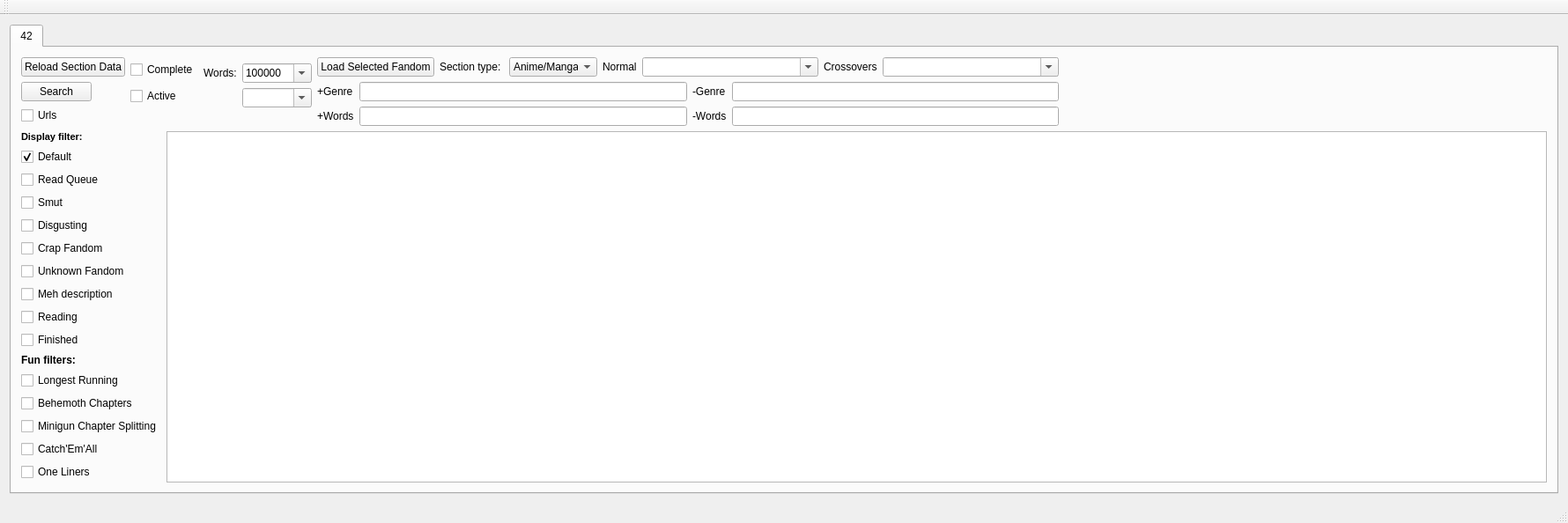
<?xml version="1.0" encoding="UTF-8"?>
<ui version="4.0">
 <class>MainWindow</class>
 <widget class="QMainWindow" name="MainWindow">
  <property name="geometry">
   <rect>
    <x>0</x>
    <y>0</y>
    <width>1780</width>
    <height>556</height>
   </rect>
  </property>
  <property name="windowTitle">
   <string>MainWindow</string>
  </property>
  <widget class="QWidget" name="centralWidget">
   <layout class="QGridLayout" name="gridLayout">
    <item row="0" column="0">
     <widget class="QTabWidget" name="tabWidget">
      <property name="currentIndex">
       <number>0</number>
      </property>
      <widget class="QWidget" name="tab_2">
       <attribute name="title">
        <string>42</string>
       </attribute>
       <layout class="QGridLayout" name="gridLayout_4">
        <item row="0" column="0">
         <layout class="QHBoxLayout" name="horizontalLayout_2">
          <property name="sizeConstraint">
           <enum>QLayout::SetFixedSize</enum>
          </property>
          <item>
           <layout class="QVBoxLayout" name="verticalLayout_2">
            <item>
             <widget class="QPushButton" name="pbInit">
              <property name="sizePolicy">
               <sizepolicy hsizetype="Minimum" vsizetype="Maximum">
                <horstretch>0</horstretch>
                <verstretch>0</verstretch>
               </sizepolicy>
              </property>
              <property name="text">
               <string>Reload Section Data</string>
              </property>
             </widget>
            </item>
            <item>
             <widget class="QPushButton" name="pbLoadDatabase">
              <property name="sizePolicy">
               <sizepolicy hsizetype="Maximum" vsizetype="Maximum">
                <horstretch>0</horstretch>
                <verstretch>0</verstretch>
               </sizepolicy>
              </property>
              <property name="text">
               <string>Search</string>
              </property>
             </widget>
            </item>
            <item>
             <widget class="QCheckBox" name="chkUrls">
              <property name="sizePolicy">
               <sizepolicy hsizetype="Minimum" vsizetype="Maximum">
                <horstretch>0</horstretch>
                <verstretch>0</verstretch>
               </sizepolicy>
              </property>
              <property name="text">
               <string>Urls</string>
              </property>
             </widget>
            </item>
           </layout>
          </item>
          <item>
           <layout class="QVBoxLayout" name="verticalLayout_3">
            <item>
             <widget class="QCheckBox" name="chkComplete">
              <property name="sizePolicy">
               <sizepolicy hsizetype="Minimum" vsizetype="Maximum">
                <horstretch>0</horstretch>
                <verstretch>0</verstretch>
               </sizepolicy>
              </property>
              <property name="text">
               <string>Complete</string>
              </property>
             </widget>
            </item>
            <item>
             <widget class="QCheckBox" name="chkActive">
              <property name="sizePolicy">
               <sizepolicy hsizetype="Minimum" vsizetype="Maximum">
                <horstretch>0</horstretch>
                <verstretch>0</verstretch>
               </sizepolicy>
              </property>
              <property name="text">
               <string>Active</string>
              </property>
             </widget>
            </item>
            <item>
             <spacer name="verticalSpacer_3">
              <property name="orientation">
               <enum>Qt::Vertical</enum>
              </property>
              <property name="sizeType">
               <enum>QSizePolicy::Fixed</enum>
              </property>
              <property name="sizeHint" stdset="0">
               <size>
                <width>20</width>
                <height>18</height>
               </size>
              </property>
             </spacer>
            </item>
           </layout>
          </item>
          <item>
           <layout class="QVBoxLayout" name="verticalLayout_4">
            <item>
             <layout class="QGridLayout" name="gridLayout_5">
              <item row="0" column="0">
               <widget class="QLabel" name="label_3">
                <property name="sizePolicy">
                 <sizepolicy hsizetype="Maximum" vsizetype="Maximum">
                  <horstretch>0</horstretch>
                  <verstretch>0</verstretch>
                 </sizepolicy>
                </property>
                <property name="text">
                 <string>Words:</string>
                </property>
               </widget>
              </item>
              <item row="0" column="1">
               <widget class="QComboBox" name="cbMinWordCount">
                <property name="sizePolicy">
                 <sizepolicy hsizetype="Preferred" vsizetype="Maximum">
                  <horstretch>0</horstretch>
                  <verstretch>0</verstretch>
                 </sizepolicy>
                </property>
                <property name="editable">
                 <bool>true</bool>
                </property>
                <item>
                 <property name="text">
                  <string>100000</string>
                 </property>
                </item>
                <item>
                 <property name="text">
                  <string>300000</string>
                 </property>
                </item>
                <item>
                 <property name="text">
                  <string>700000</string>
                 </property>
                </item>
               </widget>
              </item>
              <item row="1" column="1">
               <widget class="QComboBox" name="cbMaxWordCount">
                <property name="sizePolicy">
                 <sizepolicy hsizetype="Preferred" vsizetype="Maximum">
                  <horstretch>0</horstretch>
                  <verstretch>0</verstretch>
                 </sizepolicy>
                </property>
                <property name="editable">
                 <bool>true</bool>
                </property>
                <item>
                 <property name="text">
                  <string/>
                 </property>
                </item>
                <item>
                 <property name="text">
                  <string>1000000</string>
                 </property>
                </item>
                <item>
                 <property name="text">
                  <string>300000</string>
                 </property>
                </item>
                <item>
                 <property name="text">
                  <string>700000</string>
                 </property>
                </item>
               </widget>
              </item>
             </layout>
            </item>
            <item>
             <spacer name="verticalSpacer_4">
              <property name="orientation">
               <enum>Qt::Vertical</enum>
              </property>
              <property name="sizeType">
               <enum>QSizePolicy::Fixed</enum>
              </property>
              <property name="sizeHint" stdset="0">
               <size>
                <width>20</width>
                <height>13</height>
               </size>
              </property>
             </spacer>
            </item>
           </layout>
          </item>
          <item>
           <layout class="QGridLayout" name="gridLayout_3">
            <item row="0" column="0">
             <layout class="QHBoxLayout" name="horizontalLayout">
              <item>
               <widget class="QPushButton" name="pbCrawl">
                <property name="sizePolicy">
                 <sizepolicy hsizetype="Maximum" vsizetype="Maximum">
                  <horstretch>0</horstretch>
                  <verstretch>0</verstretch>
                 </sizepolicy>
                </property>
                <property name="text">
                 <string>Load Selected Fandom</string>
                </property>
               </widget>
              </item>
              <item>
               <widget class="QLabel" name="label">
                <property name="sizePolicy">
                 <sizepolicy hsizetype="Preferred" vsizetype="Maximum">
                  <horstretch>0</horstretch>
                  <verstretch>0</verstretch>
                 </sizepolicy>
                </property>
                <property name="text">
                 <string>Section type: </string>
                </property>
               </widget>
              </item>
              <item>
               <widget class="QComboBox" name="cbSectionTypes">
                <property name="sizePolicy">
                 <sizepolicy hsizetype="Preferred" vsizetype="Maximum">
                  <horstretch>0</horstretch>
                  <verstretch>0</verstretch>
                 </sizepolicy>
                </property>
                <property name="minimumSize">
                 <size>
                  <width>100</width>
                  <height>0</height>
                 </size>
                </property>
                <item>
                 <property name="text">
                  <string>Anime/Manga</string>
                 </property>
                </item>
                <item>
                 <property name="text">
                  <string>Book</string>
                 </property>
                </item>
                <item>
                 <property name="text">
                  <string>Cartoon</string>
                 </property>
                </item>
                <item>
                 <property name="text">
                  <string>Comics</string>
                 </property>
                </item>
                <item>
                 <property name="text">
                  <string>Games</string>
                 </property>
                </item>
                <item>
                 <property name="text">
                  <string>Misc</string>
                 </property>
                </item>
                <item>
                 <property name="text">
                  <string>Movies</string>
                 </property>
                </item>
                <item>
                 <property name="text">
                  <string>Plays/Musicals</string>
                 </property>
                </item>
                <item>
                 <property name="text">
                  <string>TV Shows</string>
                 </property>
                </item>
               </widget>
              </item>
              <item>
               <widget class="QLabel" name="label_2">
                <property name="sizePolicy">
                 <sizepolicy hsizetype="Preferred" vsizetype="Maximum">
                  <horstretch>0</horstretch>
                  <verstretch>0</verstretch>
                 </sizepolicy>
                </property>
                <property name="text">
                 <string>Normal</string>
                </property>
               </widget>
              </item>
              <item>
               <widget class="QComboBox" name="cbNormals">
                <property name="sizePolicy">
                 <sizepolicy hsizetype="Maximum" vsizetype="Maximum">
                  <horstretch>0</horstretch>
                  <verstretch>0</verstretch>
                 </sizepolicy>
                </property>
                <property name="minimumSize">
                 <size>
                  <width>200</width>
                  <height>0</height>
                 </size>
                </property>
                <property name="maximumSize">
                 <size>
                  <width>200</width>
                  <height>16777215</height>
                 </size>
                </property>
                <property name="editable">
                 <bool>true</bool>
                </property>
               </widget>
              </item>
              <item>
               <widget class="QLabel" name="label_6">
                <property name="sizePolicy">
                 <sizepolicy hsizetype="Preferred" vsizetype="Maximum">
                  <horstretch>0</horstretch>
                  <verstretch>0</verstretch>
                 </sizepolicy>
                </property>
                <property name="text">
                 <string>Crossovers</string>
                </property>
               </widget>
              </item>
              <item>
               <widget class="QComboBox" name="cbCrossovers">
                <property name="sizePolicy">
                 <sizepolicy hsizetype="Maximum" vsizetype="Maximum">
                  <horstretch>0</horstretch>
                  <verstretch>0</verstretch>
                 </sizepolicy>
                </property>
                <property name="minimumSize">
                 <size>
                  <width>200</width>
                  <height>0</height>
                 </size>
                </property>
                <property name="maximumSize">
                 <size>
                  <width>200</width>
                  <height>16777215</height>
                 </size>
                </property>
                <property name="editable">
                 <bool>true</bool>
                </property>
               </widget>
              </item>
             </layout>
            </item>
            <item row="1" column="0">
             <layout class="QGridLayout" name="gridLayout_2">
              <item row="0" column="1">
               <widget class="QLineEdit" name="leContainsGenre">
                <property name="sizePolicy">
                 <sizepolicy hsizetype="Expanding" vsizetype="Maximum">
                  <horstretch>0</horstretch>
                  <verstretch>0</verstretch>
                 </sizepolicy>
                </property>
               </widget>
              </item>
              <item row="0" column="0">
               <widget class="QLabel" name="label_4">
                <property name="sizePolicy">
                 <sizepolicy hsizetype="Maximum" vsizetype="Maximum">
                  <horstretch>0</horstretch>
                  <verstretch>0</verstretch>
                 </sizepolicy>
                </property>
                <property name="text">
                 <string>+Genre</string>
                </property>
               </widget>
              </item>
              <item row="0" column="3">
               <widget class="QLineEdit" name="leNotContainsGenre">
                <property name="sizePolicy">
                 <sizepolicy hsizetype="Expanding" vsizetype="Maximum">
                  <horstretch>0</horstretch>
                  <verstretch>0</verstretch>
                 </sizepolicy>
                </property>
                <property name="text">
                 <string/>
                </property>
               </widget>
              </item>
              <item row="0" column="2">
               <widget class="QLabel" name="label_5">
                <property name="sizePolicy">
                 <sizepolicy hsizetype="Maximum" vsizetype="Maximum">
                  <horstretch>0</horstretch>
                  <verstretch>0</verstretch>
                 </sizepolicy>
                </property>
                <property name="text">
                 <string>-Genre</string>
                </property>
               </widget>
              </item>
              <item row="1" column="1">
               <widget class="QLineEdit" name="leContainsWords">
                <property name="sizePolicy">
                 <sizepolicy hsizetype="Expanding" vsizetype="Maximum">
                  <horstretch>0</horstretch>
                  <verstretch>0</verstretch>
                 </sizepolicy>
                </property>
               </widget>
              </item>
              <item row="1" column="0">
               <widget class="QLabel" name="label_9">
                <property name="sizePolicy">
                 <sizepolicy hsizetype="Preferred" vsizetype="Maximum">
                  <horstretch>0</horstretch>
                  <verstretch>0</verstretch>
                 </sizepolicy>
                </property>
                <property name="text">
                 <string>+Words</string>
                </property>
               </widget>
              </item>
              <item row="1" column="2">
               <widget class="QLabel" name="label_10">
                <property name="sizePolicy">
                 <sizepolicy hsizetype="Preferred" vsizetype="Maximum">
                  <horstretch>0</horstretch>
                  <verstretch>0</verstretch>
                 </sizepolicy>
                </property>
                <property name="text">
                 <string>-Words</string>
                </property>
               </widget>
              </item>
              <item row="1" column="3">
               <widget class="QLineEdit" name="leNotContainsWords">
                <property name="sizePolicy">
                 <sizepolicy hsizetype="Expanding" vsizetype="Maximum">
                  <horstretch>0</horstretch>
                  <verstretch>0</verstretch>
                 </sizepolicy>
                </property>
               </widget>
              </item>
             </layout>
            </item>
           </layout>
          </item>
          <item>
           <spacer name="horizontalSpacer">
            <property name="orientation">
             <enum>Qt::Horizontal</enum>
            </property>
            <property name="sizeHint" stdset="0">
             <size>
              <width>607</width>
              <height>20</height>
             </size>
            </property>
           </spacer>
          </item>
         </layout>
        </item>
        <item row="1" column="0">
         <layout class="QHBoxLayout" name="horizontalLayout_3">
          <property name="sizeConstraint">
           <enum>QLayout::SetMinimumSize</enum>
          </property>
          <item>
           <layout class="QVBoxLayout" name="verticalLayout">
            <item>
             <widget class="QLabel" name="label_7">
              <property name="font">
               <font>
                <pointsize>8</pointsize>
                <weight>75</weight>
                <bold>true</bold>
               </font>
              </property>
              <property name="text">
               <string>Display filter:</string>
              </property>
             </widget>
            </item>
            <item>
             <widget class="QCheckBox" name="chkEverything">
              <property name="text">
               <string>Default</string>
              </property>
              <property name="checked">
               <bool>true</bool>
              </property>
              <attribute name="buttonGroup">
               <string notr="true">buttonGroup</string>
              </attribute>
             </widget>
            </item>
            <item>
             <widget class="QCheckBox" name="chkReadQueue">
              <property name="text">
               <string>Read Queue</string>
              </property>
              <attribute name="buttonGroup">
               <string notr="true">buttonGroup</string>
              </attribute>
             </widget>
            </item>
            <item>
             <widget class="QCheckBox" name="chkSmut">
              <property name="text">
               <string>Smut</string>
              </property>
              <attribute name="buttonGroup">
               <string notr="true">buttonGroup</string>
              </attribute>
             </widget>
            </item>
            <item>
             <widget class="QCheckBox" name="chkDisgusting">
              <property name="text">
               <string>Disgusting</string>
              </property>
              <attribute name="buttonGroup">
               <string notr="true">buttonGroup</string>
              </attribute>
             </widget>
            </item>
            <item>
             <widget class="QCheckBox" name="chkCrapFandom">
              <property name="text">
               <string>Crap Fandom</string>
              </property>
              <attribute name="buttonGroup">
               <string notr="true">buttonGroup</string>
              </attribute>
             </widget>
            </item>
            <item>
             <widget class="QCheckBox" name="chkUnknownFandoms">
              <property name="text">
               <string>Unknown Fandom</string>
              </property>
              <attribute name="buttonGroup">
               <string notr="true">buttonGroup</string>
              </attribute>
             </widget>
            </item>
            <item>
             <widget class="QCheckBox" name="chkMeh">
              <property name="text">
               <string>Meh description</string>
              </property>
              <attribute name="buttonGroup">
               <string notr="true">buttonGroup</string>
              </attribute>
             </widget>
            </item>
            <item>
             <widget class="QCheckBox" name="chkReading">
              <property name="text">
               <string>Reading</string>
              </property>
              <attribute name="buttonGroup">
               <string notr="true">buttonGroup</string>
              </attribute>
             </widget>
            </item>
            <item>
             <widget class="QCheckBox" name="chkFinished">
              <property name="text">
               <string>Finished</string>
              </property>
              <attribute name="buttonGroup">
               <string notr="true">buttonGroup</string>
              </attribute>
             </widget>
            </item>
            <item>
             <widget class="QLabel" name="label_8">
              <property name="font">
               <font>
                <weight>75</weight>
                <bold>true</bold>
               </font>
              </property>
              <property name="text">
               <string>Fun filters:</string>
              </property>
             </widget>
            </item>
            <item>
             <widget class="QCheckBox" name="chkLongestRunning">
              <property name="text">
               <string>Longest Running</string>
              </property>
              <attribute name="buttonGroup">
               <string notr="true">buttonGroup</string>
              </attribute>
             </widget>
            </item>
            <item>
             <widget class="QCheckBox" name="chkBehemothChapters">
              <property name="text">
               <string>Behemoth Chapters</string>
              </property>
              <attribute name="buttonGroup">
               <string notr="true">buttonGroup</string>
              </attribute>
             </widget>
            </item>
            <item>
             <widget class="QCheckBox" name="chkMinigun">
              <property name="text">
               <string>Minigun Chapter Splitting</string>
              </property>
              <attribute name="buttonGroup">
               <string notr="true">buttonGroup</string>
              </attribute>
             </widget>
            </item>
            <item>
             <widget class="QCheckBox" name="chkPokemon">
              <property name="text">
               <string>Catch'Em'All</string>
              </property>
              <attribute name="buttonGroup">
               <string notr="true">buttonGroup</string>
              </attribute>
             </widget>
            </item>
            <item>
             <widget class="QCheckBox" name="chkTLDR">
              <property name="text">
               <string>One Liners</string>
              </property>
              <attribute name="buttonGroup">
               <string notr="true">buttonGroup</string>
              </attribute>
             </widget>
            </item>
            <item>
             <spacer name="verticalSpacer">
              <property name="orientation">
               <enum>Qt::Vertical</enum>
              </property>
              <property name="sizeHint" stdset="0">
               <size>
                <width>20</width>
                <height>40</height>
               </size>
              </property>
             </spacer>
            </item>
           </layout>
          </item>
          <item>
           <widget class="QTextBrowser" name="edtResults"/>
          </item>
         </layout>
        </item>
       </layout>
      </widget>
     </widget>
    </item>
   </layout>
  </widget>
  <widget class="QMenuBar" name="menuBar">
   <property name="geometry">
    <rect>
     <x>0</x>
     <y>0</y>
     <width>1780</width>
     <height>21</height>
    </rect>
   </property>
  </widget>
  <widget class="QToolBar" name="mainToolBar">
   <attribute name="toolBarArea">
    <enum>TopToolBarArea</enum>
   </attribute>
   <attribute name="toolBarBreak">
    <bool>false</bool>
   </attribute>
  </widget>
  <widget class="QStatusBar" name="statusBar"/>
 </widget>
 <layoutdefault spacing="6" margin="11"/>
 <resources/>
 <connections/>
 <buttongroups>
  <buttongroup name="buttonGroup"/>
 </buttongroups>
</ui>
